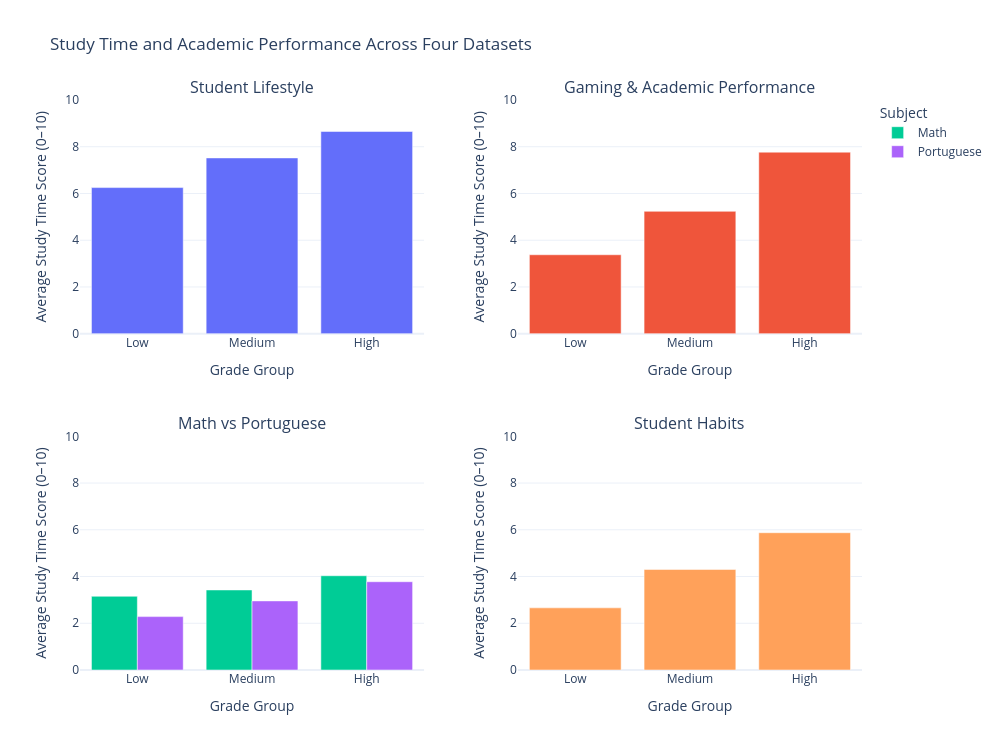

Here is the notebook cell this chart was saved with:
### Markdown cell above
## Study time

_Students spending more time studying tend to achieve higher academic performance._

### Code cell
#| class: col-page-right

%run ../plots/study_time_plot.ipynb

### Figure 1 — Plotly figure (JSON) as saved in the notebook; plotly's stock layout.template omitted (floating-point values rounded to 4 significant figures)
{"data": [{"showlegend": false, "type": "bar", "x": ["Low", "Medium", "High"], "xaxis": "x", "y": [6.252, 7.522, 8.654], "yaxis": "y"}, {"showlegend": false, "type": "bar", "x": ["Low", "Medium", "High"], "xaxis": "x2", "y": [3.378, 5.236, 7.768], "yaxis": "y2"}, {"name": "Math", "type": "bar", "x": ["Low", "Medium", "High"], "xaxis": "x3", "y": [3.154, 3.425, 4.033], "yaxis": "y3"}, {"name": "Portuguese", "type": "bar", "x": ["Low", "Medium", "High"], "xaxis": "x3", "y": [2.284, 2.957, 3.777], "yaxis": "y3"}, {"showlegend": false, "type": "bar", "x": ["Low", "Medium", "High"], "xaxis": "x4", "y": [2.659, 4.303, 5.875], "yaxis": "y4"}], "layout": {"annotations": [{"font": {"size": 16}, "showarrow": false, "text": "Student Lifestyle", "x": 0.22, "xanchor": "center", "xref": "paper", "y": 1, "yanchor": "bottom", "yref": "paper"}, {"font": {"size": 16}, "showarrow": false, "text": "Gaming & Academic Performance", "x": 0.78, "xanchor": "center", "xref": "paper", "y": 1, "yanchor": "bottom", "yref": "paper"}, {"font": {"size": 16}, "showarrow": false, "text": "Math vs Portuguese", "x": 0.22, "xanchor": "center", "xref": "paper", "y": 0.41, "yanchor": "bottom", "yref": "paper"}, {"font": {"size": 16}, "showarrow": false, "text": "Student Habits", "x": 0.78, "xanchor": "center", "xref": "paper", "y": 0.41, "yanchor": "bottom", "yref": "paper"}], "barmode": "group", "height": 750, "legend": {"title": {"text": "Subject"}}, "title": {"text": "Study Time and Academic Performance Across Four Datasets"}, "width": 1000, "xaxis": {"anchor": "y", "domain": [0, 0.44], "title": {"text": "Grade Group"}}, "xaxis2": {"anchor": "y2", "domain": [0.56, 1], "title": {"text": "Grade Group"}}, "xaxis3": {"anchor": "y3", "domain": [0, 0.44], "title": {"text": "Grade Group"}}, "xaxis4": {"anchor": "y4", "domain": [0.56, 1], "title": {"text": "Grade Group"}}, "yaxis": {"anchor": "x", "domain": [0.59, 1], "range": [0, 10], "title": {"text": "Average Study Time Score (0–10)"}}, "yaxis2": {"anchor": "x2", "domain": [0.59, 1], "range": [0, 10], "title": {"text": "Average Study Time Score (0–10)"}}, "yaxis3": {"anchor": "x3", "domain": [0, 0.41], "range": [0, 10], "title": {"text": "Average Study Time Score (0–10)"}}, "yaxis4": {"anchor": "x4", "domain": [0, 0.41], "range": [0, 10], "title": {"text": "Average Study Time Score (0–10)"}}}}
